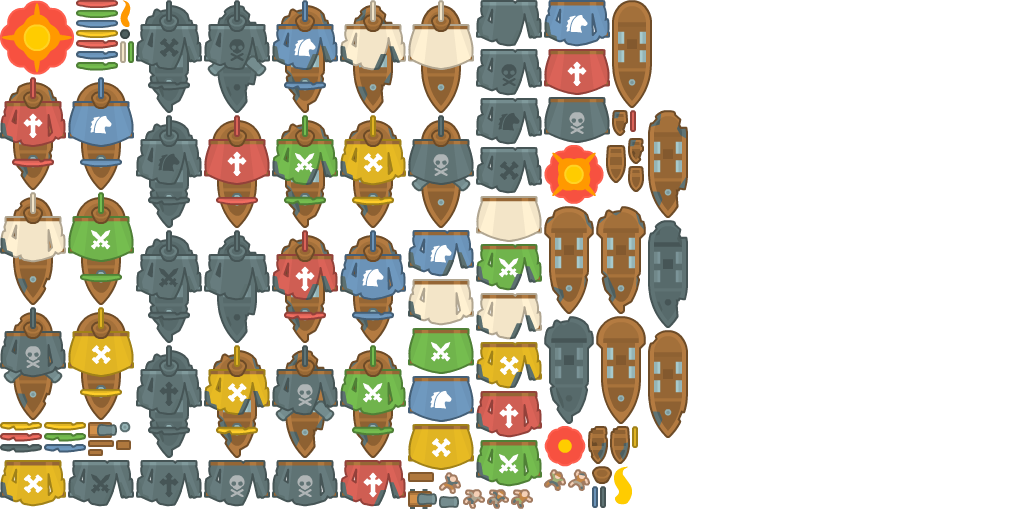
#> input picture sim/assets/_src/pirate/ships_sheet.png, 1024 x 512 px
$ python grid.py ../assets/_src/pirate/ships_sheet.png ../assets/_src/pirate/tiles_sheet.png
#> lines starting #> are read from the running program, lines starting #| are printed output that depends on the picture
import sys
from PIL import Image, ImageDraw
src, dst = sys.argv[1], sys.argv[2]
im = Image.open(src).convert("RGBA")
#> im is the input picture: PIL image 1024x512 RGBA; mean R, G, B, A 60.8, 54.2, 40.6, 106.5
W, H = im.size
#> W = 1024; H = 512
bg = Image.new("RGBA", (W, H), (215, 235, 215, 255))
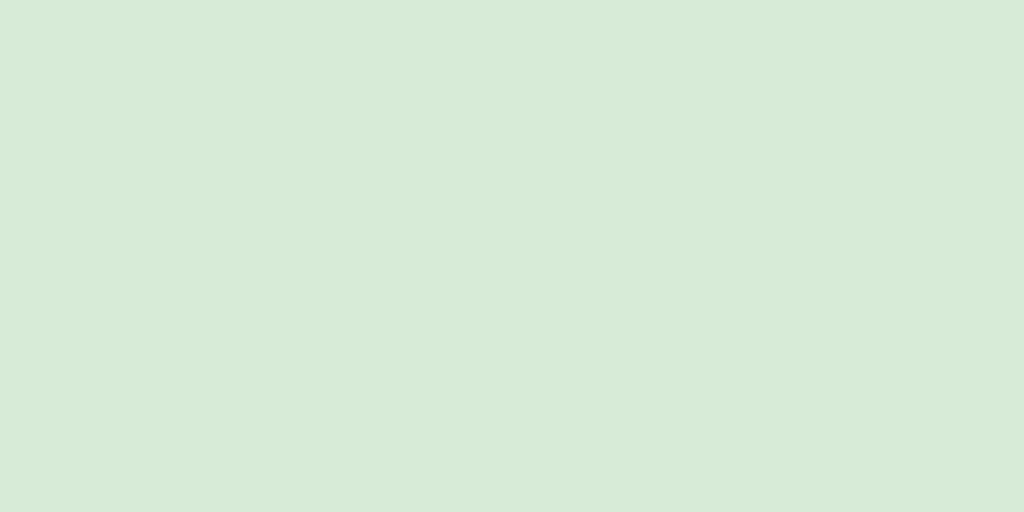
#> bg: PIL image 1024x512 RGBA; mean R, G, B, A 215, 235, 215, 255
bg.alpha_composite(im)
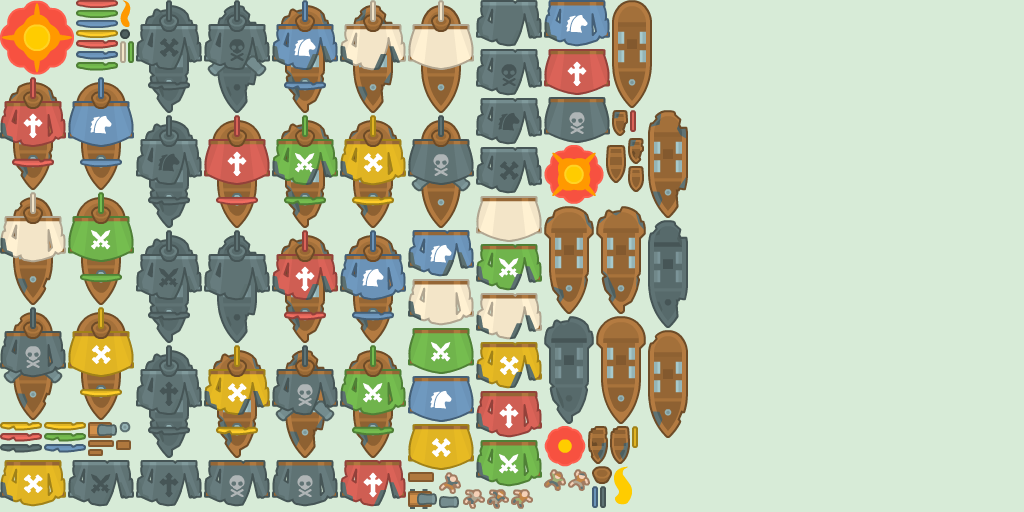
#> bg: PIL image 1024x512 RGBA; mean R, G, B, A 184.7, 190, 165.1, 255
S = 5
big = bg.resize((W*S, H*S), Image.NEAREST)
d = ImageDraw.Draw(big)
for x in range(0, W, 16):
    d.line([(x*S, 0), (x*S, H*S)], fill=(255, 0, 0, 90))
for y in range(0, H, 16):
    d.line([(0, y*S), (W*S, y*S)], fill=(255, 0, 0, 90))
for y in range(0, H, 16):
    d.text((3, y*S+1), str(y//16), fill=(0, 0, 0, 255))
for x in range(0, W, 16):
    d.text((x*S+1, 1), str(x//16), fill=(0, 0, 0, 255))
big.save(dst)
print(W, H, W//16, H//16)
#| 1024 512 64 32
